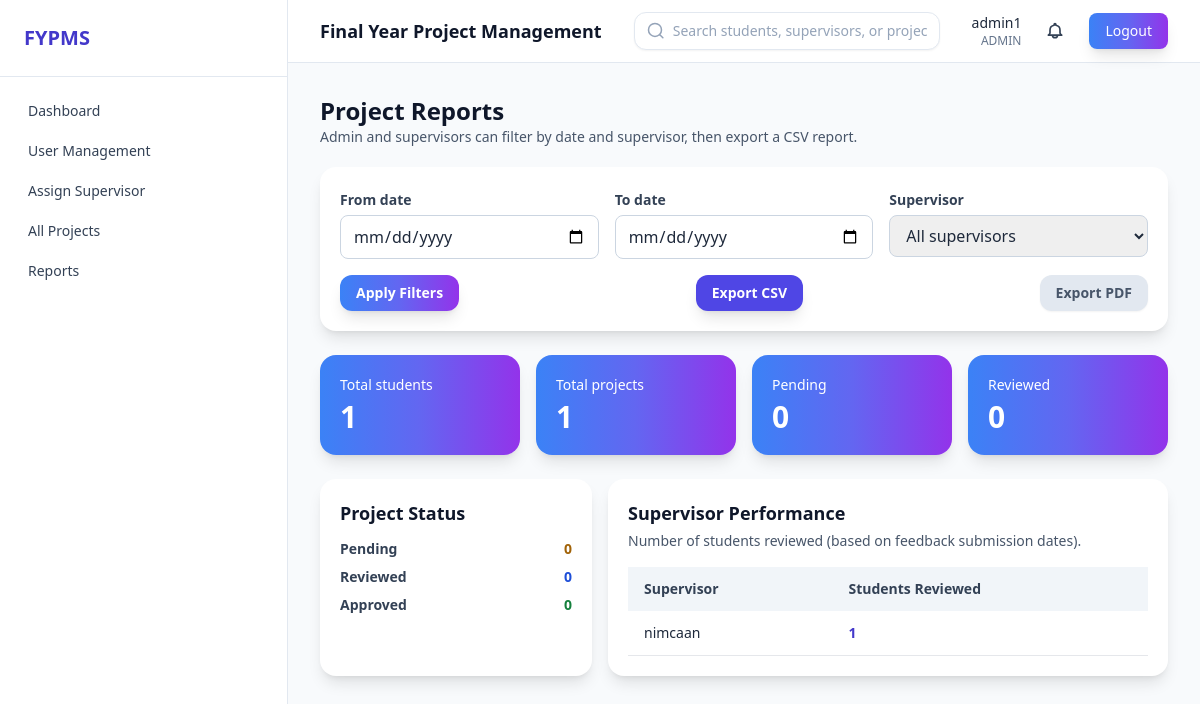
The app's page /projects/reports/ (signed in) with its own data.
### users/models.py (models this page shows, shortened)
class User(AbstractUser):
    class Role(models.TextChoices):
        ADMIN = "ADMIN", "Admin"
        SUPERVISOR = "SUPERVISOR", "Supervisor"
        STUDENT = "STUDENT", "Student"
    role = models.CharField(
        max_length=20,
        choices=Role.choices,
        default=Role.STUDENT,
    )

### projects/views.py (the view)
# urls.py: path("reports/", ProjectReportsView.as_view(), name="reports"),
class ProjectReportsView(TemplateView):
    template_name = "projects/reports.html"
    def dispatch(self, request, *args, **kwargs):
        if not request.user.is_authenticated:
            return redirect("users:login")
        if request.user.role not in {User.Role.ADMIN, User.Role.SUPERVISOR}:
            messages.error(request, "You do not have access to project reports.")
            return redirect("users:dashboard")
        return super().dispatch(request, *args, **kwargs)
    def _parse_date(self, value):
        try:
            from datetime import datetime
            return datetime.strptime(value, "%Y-%m-%d").date()
        except Exception:
            return None
    def get_context_data(self, **kwargs):
        context = super().get_context_data(**kwargs)
        user = self.request.user
        is_admin = user.role == User.Role.ADMIN
        selected_supervisor_id = self.request.GET.get("supervisor") if is_admin else str(user.id)
        supervisor_mode = self.request.GET.get("supervisor") or ("all" if is_admin else str(user.id))
        from_date = self._parse_date(self.request.GET.get("from_date", ""))
        to_date = self._parse_date(self.request.GET.get("to_date", ""))
        context["from_date"] = self.request.GET.get("from_date", "")
        context["to_date"] = self.request.GET.get("to_date", "")
        chapters_qs = Chapter.objects.select_related("project", "project__student", "feedback")
        students_scope_ids = None
        if is_admin and supervisor_mode and supervisor_mode != "all":
            students_scope_ids = SupervisorAssignment.objects.filter(supervisor_id=supervisor_mode).values_list(
                "student_id", flat=True
            )
            chapters_qs = chapters_qs.filter(project__student_id__in=students_scope_ids)
            context["selected_supervisor_id"] = int(supervisor_mode)
        else:
            if not is_admin:
                students_scope_ids = SupervisorAssignment.objects.filter(supervisor=user).values_list(
                    "student_id", flat=True
                )
                chapters_qs = chapters_qs.filter(project__student_id__in=students_scope_ids)
                context["selected_supervisor_id"] = user.id
            else:
                context["selected_supervisor_id"] = None
        if from_date:
            chapters_qs = chapters_qs.filter(submission_date__date__gte=from_date)
        if to_date:
            chapters_qs = chapters_qs.filter(submission_date__date__lte=to_date)
        context["total_students"] = User.objects.filter(
            role=User.Role.STUDENT, id__in=chapters_qs.values("project__student_id")
        ).distinct().count()
        context["total_projects"] = Project.objects.filter(id__in=chapters_qs.values("project_id")).distinct().count()
        context["pending_count"] = chapters_qs.filter(status=Chapter.Status.PENDING).count()
        context["reviewed_count"] = chapters_qs.filter(status=Chapter.Status.REVIEWED).count()
        context["approved_count"] = chapters_qs.filter(status=Chapter.Status.APPROVED).count()
        supervisor_list = User.objects.filter(role=User.Role.SUPERVISOR).order_by("username")
        context["supervisors"] = supervisor_list
        context["performance_rows"] = []
        def feedback_date_filter(qs):
            if from_date:
                qs = qs.filter(reviewed_at__date__gte=from_date)
            if to_date:
                qs = qs.filter(reviewed_at__date__lte=to_date)
            return qs
        if is_admin and supervisor_mode and supervisor_mode != "all":
            perf_supervisors = supervisor_list.filter(id=int(supervisor_mode))
        else:
            perf_supervisors = supervisor_list if is_admin else supervisor_list.filter(id=user.id)
        for sup in perf_supervisors:
            reviewed_students_count = feedback_date_filter(
                Feedback.objects.filter(supervisor=sup)
                .values("chapter__project__student_id")
                .distinct()
            ).count()
            context["performance_rows"].append(
                {
                    "supervisor": sup,
                    "students_reviewed": reviewed_students_count,
                }
            )
        return context

### users/context_processors.py (called while the page is built)
def unread_notification_count(request):
    user = getattr(request, "user", None)
    if not user or not user.is_authenticated:
        return {"unread_notification_count": 0}
    from projects.models import Notification
    return {
        "unread_notification_count": Notification.objects.filter(user=user, is_read=False).count()
        if user.role in {User.Role.ADMIN, User.Role.SUPERVISOR, User.Role.STUDENT}
        else 0
    }

def unread_notification_preview(request):
    user = getattr(request, "user", None)
    if not user or not user.is_authenticated:
        return {"unread_notifications_nav": []}
    unread_qs = Notification.objects.filter(user=user, is_read=False).order_by("-created_at")[:5]
    return {"unread_notifications_nav": unread_qs}

### templates/projects/reports.html (shortened to what this page needs)
{% extends "base.html" %}
{% block content %}
<div class="mx-auto max-w-6xl">
    <div class="mb-5">
        <h2 class="text-2xl font-bold text-slate-900">Project Reports</h2>
        <p class="text-sm text-slate-600">Admin and supervisors can filter by date and supervisor, then export a CSV report.</p>
    </div>
    <div class="mb-6 rounded-2xl bg-white p-5 shadow-lg">
        <form id="reportFilterForm" method="get" class="grid gap-4 md:grid-cols-3">
            <div class="space-y-1">
                <label class="text-sm font-semibold text-slate-700" for="id_from_date">From date</label>
                <input
                    id="id_from_date"
                    type="date"
                    name="from_date"
                    value="{{ from_date }}"
                    class="w-full rounded-lg border border-slate-300 px-3 py-2 focus:ring-2 focus:ring-indigo-500"
                />
            </div>
            <div class="space-y-1">
                <label class="text-sm font-semibold text-slate-700" for="id_to_date">To date</label>
                <input
                    id="id_to_date"
                    type="date"
                    name="to_date"
                    value="{{ to_date }}"
                    class="w-full rounded-lg border border-slate-300 px-3 py-2 focus:ring-2 focus:ring-indigo-500"
                />
            </div>
            <div class="space-y-1">
                {% if user.role == "ADMIN" %}
                    <label class="text-sm font-semibold text-slate-700" for="id_supervisor">Supervisor</label>
                    <select
                        id="id_supervisor"
                        name="supervisor"
                        class="w-full rounded-lg border border-slate-300 px-3 py-2 focus:ring-2 focus:ring-indigo-500"
                    >
                        <option value="all" {% if selected_supervisor_id is None %}selected{% endif %}>All supervisors</option>
                    </select>
                {% else %}
                    <label class="text-sm font-semibold text-slate-700">Supervisor</label>
                    <input type="hidden" name="supervisor" value="{{ user.id }}" />
                    <div class="w-full rounded-lg border border-slate-200 bg-slate-50 px-3 py-2 text-sm font-semibold text-slate-700">
                        {{ user.username }}
                    </div>
                {% endif %}
            </div>
        </form>
        <div class="mt-4 flex flex-col gap-3 sm:flex-row sm:items-center sm:justify-between">
            <button
                type="submit"
                form="reportFilterForm"
                class="inline-flex items-center justify-center rounded-xl bg-gradient-to-r from-blue-500 via-indigo-500 to-purple-600 px-4 py-2 text-sm font-bold text-white shadow-lg transition hover:scale-[1.01]"
            >
                Apply Filters
            </button>
            {% with query=request.GET.urlencode %}
                {% if query %}
                    <a
                        href="{% url 'projects:reports-export' %}?{{ query }}"
                        class="rounded-xl bg-indigo-600 px-4 py-2 text-sm font-bold text-white shadow-lg transition hover:bg-indigo-700"
                    >
                        Export CSV
                    </a>
                {% else %}
                    <a
                        href="{% url 'projects:reports-export' %}"
                        class="rounded-xl bg-indigo-600 px-4 py-2 text-sm font-bold text-white shadow-lg transition hover:bg-indigo-700"
                    >
                        Export CSV
                    </a>
                {% endif %}
            {% endwith %}
            <button
                type="button"
                disabled
                class="cursor-not-allowed rounded-xl bg-slate-200 px-4 py-2 text-sm font-bold text-slate-600 shadow-sm"
                title="PDF export needs an extra library"
            >
                Export PDF
            </button>
        </div>
    </div>
    <div class="mb-6 grid gap-4 sm:grid-cols-2 lg:grid-cols-4">
        <div class="rounded-2xl bg-gradient-to-r from-blue-500 via-indigo-500 to-purple-600 p-5 text-white shadow-lg">
            <p class="text-sm font-medium">Total students</p>
            <p class="mt-1 text-3xl font-bold">{{ total_students }}</p>
        </div>
        <div class="rounded-2xl bg-gradient-to-r from-blue-500 via-indigo-500 to-purple-600 p-5 text-white shadow-lg">
            <p class="text-sm font-medium">Total projects</p>
            <p class="mt-1 text-3xl font-bold">{{ total_projects }}</p>
        </div>
        <div class="rounded-2xl bg-gradient-to-r from-blue-500 via-indigo-500 to-purple-600 p-5 text-white shadow-lg">
            <p class="text-sm font-medium">Pending</p>
            <p class="mt-1 text-3xl font-bold">{{ pending_count }}</p>
        </div>
        <div class="rounded-2xl bg-gradient-to-r from-blue-500 via-indigo-500 to-purple-600 p-5 text-white shadow-lg">
            <p class="text-sm font-medium">Reviewed</p>
            <p class="mt-1 text-3xl font-bold">{{ reviewed_count }}</p>
        </div>
    </div>
    <div class="mb-6 grid gap-4 sm:grid-cols-2 lg:grid-cols-3">
        <div class="rounded-2xl bg-white p-5 shadow-lg">
            <h3 class="text-lg font-bold text-slate-900">Project Status</h3>
            <div class="mt-3 space-y-2 text-sm">
                <div class="flex items-center justify-between gap-3">
                    <span class="font-semibold text-slate-700">Pending</span>
                    <span class="font-bold text-yellow-700">{{ pending_count }}</span>
                </div>
                <div class="flex items-center justify-between gap-3">
                    <span class="font-semibold text-slate-700">Reviewed</span>
                    <span class="font-bold text-blue-700">{{ reviewed_count }}</span>
                </div>
                <div class="flex items-center justify-between gap-3">
                    <span class="font-semibold text-slate-700">Approved</span>
                    <span class="font-bold text-green-700">{{ approved_count }}</span>
                </div>
            </div>
        </div>
        <div class="rounded-2xl bg-white p-5 shadow-lg sm:col-span-2 lg:col-span-2">
            <h3 class="text-lg font-bold text-slate-900">Supervisor Performance</h3>
            <p class="mt-1 text-sm text-slate-600">Number of students reviewed (based on feedback submission dates).</p>
            <div class="mt-4 overflow-x-auto">
                <table class="min-w-full text-sm">
                    <thead class="bg-slate-100 text-slate-700">
                        <tr>
                            <th class="px-4 py-3 text-left">Supervisor</th>
                            <th class="px-4 py-3 text-left">Students Reviewed</th>
                        </tr>
                    </thead>
                    <tbody>
                        {% for row in performance_rows %}
                            <tr class="border-b odd:bg-white even:bg-slate-50">
                                <td class="px-4 py-3 font-medium text-slate-800">{{ row.supervisor.username }}</td>
                                <td class="px-4 py-3 font-bold text-indigo-700">{{ row.students_reviewed }}</td>
                            </tr>
                        {% empty %}
                            <tr>
                                <td colspan="2" class="px-4 py-8 text-center text-slate-500">No performance data for this filter.</td>
                            </tr>
                        {% endfor %}
                    </tbody>
                </table>
            </div>
        </div>
    </div>
</div>
{% endblock %}

### templates/partials/navbar.html (shortened to what this page needs)
<header class="sticky top-0 z-30 border-b border-slate-200 bg-white/90 backdrop-blur">
    <div class="flex items-center justify-between px-4 py-3 sm:px-6 lg:px-8">
        <div class="flex items-center gap-3">
            <h1 class="text-lg font-semibold text-slate-900">Final Year Project Management</h1>
        </div>
        <div class="flex flex-1 items-center justify-center px-4 sm:px-6 lg:px-8">
            <div
                id="navbarSearchRoot"
                data-search-url="{% url 'projects:search' %}"
                data-search-ajax-url="{% url 'projects:search-ajax' %}"
                class="w-full max-w-xl"
            >
                <form method="get" action="{% url 'projects:search' %}" class="w-full">
                    <div class="relative">
                        <div class="flex items-center gap-2 rounded-xl border border-slate-200 bg-white px-3 py-2 shadow-sm">
                            <svg class="h-5 w-5 text-slate-400" fill="none" stroke="currentColor" viewBox="0 0 24 24">
                                <path stroke-linecap="round" stroke-linejoin="round" stroke-width="2" d="M21 21l-4.35-4.35m0 0A7.5 7.5 0 104.5 4.5a7.5 7.5 0 0012.15 12.15z"></path>
                            </svg>
                            <input
                                id="navbarSearchInput"
                                type="text"
                                name="q"
                                placeholder="Search students, supervisors, or projects..."
                                autocomplete="off"
                                spellcheck="false"
                                class="w-full bg-transparent text-sm outline-none placeholder:text-slate-400"
                                value="{{ request.GET.q|default_if_none:'' }}"
                            />
                        </div>
                    </div>
                </form>
            </div>
        </div>
        <div class="flex items-center gap-4">
            <div class="hidden text-right sm:block">
                <p class="text-sm font-medium">{{ user.username }}</p>
                <p class="text-xs text-slate-500">{{ user.role }}</p>
            </div>
            <div class="relative">
                <button
                    id="notifToggle"
                    type="button"
                    aria-haspopup="menu"
                    aria-expanded="false"
                    aria-controls="notifMenu"
                    class="relative rounded-lg p-2 text-slate-700 hover:bg-slate-100 transition"
                    onclick="toggleNotificationsMenu()"
                >
                </button>
            </div>
            <form method="post" action="{% url 'users:logout' %}">
                <button type="submit" class="rounded-lg bg-gradient-to-r from-blue-500 via-indigo-500 to-purple-600 px-4 py-2 text-sm font-medium text-white shadow-lg transition-all duration-300 hover:scale-105">
                    Logout
                </button>
            </form>
        </div>
    </div>
</header>

### records on screen
User: username "admin1", role "ADMIN"
User: supervisor.username "nimcaan", students_reviewed "1"

### other values on screen
{{ total_students }} "1"
{{ total_projects }} "1"
{{ pending_count }} "0"
{{ reviewed_count }} "0"
{{ approved_count }} "0"
